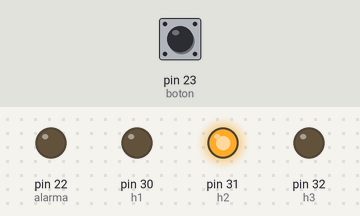
Simulated run of this sketch. Board: Arduino Mega 2560, built with avr-gcc and run on an emulated ATmega2560. On the bench: output pins drawn as LEDs (lit = HIGH). The inputs (shaded band) are chosen by the test bench; at power-on: pin 23 (boton) LOW.

Above: at 1.2 s.
1.3 s: pin 23 (boton) pulled HIGH for 0.15 s
At 1.37 s:
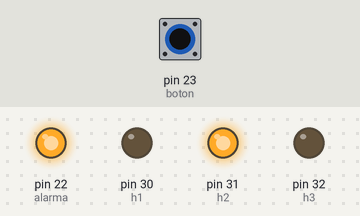
4.4 s: pin 23 (boton) pulled HIGH for 3.2 s
At 8.5 s:
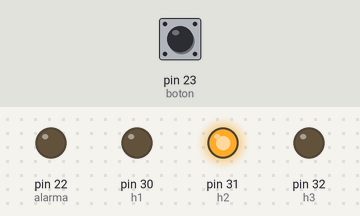
Timing chart, 0 to 10.0 s (numbered marks = the images above; inputs shaded):
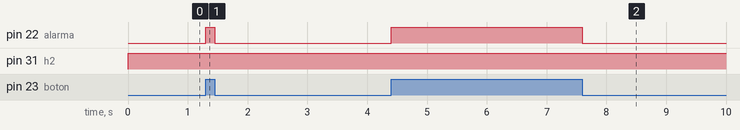

The sketch:

serialmega.ino
```cpp
typedef struct{
  byte lastByte;
  boolean readed=false;
} SerialByte;


int serialAvailable(int numSerial){
  if(numSerial==0){
    return Serial.available();
  }
  if(numSerial==1){
    return Serial1.available();
  }
}

byte serialWrite(int numSerial, byte data){
  if(numSerial==0){
    Serial.write(data);
  }
  if(numSerial==1){
    Serial1.write(data);
  }
}

byte serialRead(int numSerial){
  if(numSerial==0){
    return Serial.read();
  }
  if(numSerial==1){
    return Serial1.read();
  }
}

int h1=30;
int h2=31;
int h3=32;
int alarma=22;
int boton=23;

int value = 0;
void setup() {
  Serial.begin(115200);
  Serial1.begin(115200);

  pinMode(h1,OUTPUT);
  pinMode(h2,OUTPUT);
  pinMode(h3,OUTPUT);
  pinMode(alarma,OUTPUT);
  pinMode(boton,INPUT);
}


void loop() {
  digitalWrite(h2,HIGH);

  value=digitalRead(boton);
  if (value == HIGH) {
      digitalWrite(alarma,HIGH);
      //Serial.println("Encendido");
  }
  else {
    digitalWrite(alarma,LOW);
      //Serial.println("Apagado");
  }
  //Serial.println("hello world!\n");
  //delay(1000);

  //while(1) {
     SerialByte cncIn = recvSerial(1);
     writeSerial(0,cncIn);
     SerialByte inputIn=recvSerial(0);
     writeSerial(1,inputIn);
  //}

}

SerialByte recvSerial(int numSerial) {
  SerialByte bytecnc;

  if (serialAvailable(numSerial) > 0) {
    bytecnc.lastByte = serialRead(numSerial);
    bytecnc.readed = true;
  }
  return bytecnc;
}

void writeSerial(int numSerial,SerialByte &cncIn) {
 if (cncIn.readed == true) {
  serialWrite(numSerial,cncIn.lastByte);
  cncIn.readed = false;
 }
}
```

Measured:
- after the input at 1.3 s, pin 22 (alarma): LOW → HIGH at once, → LOW 0.15 s later
- after the input at 4.4 s, pin 22 (alarma): LOW → HIGH at once, → LOW 3.2 s later
